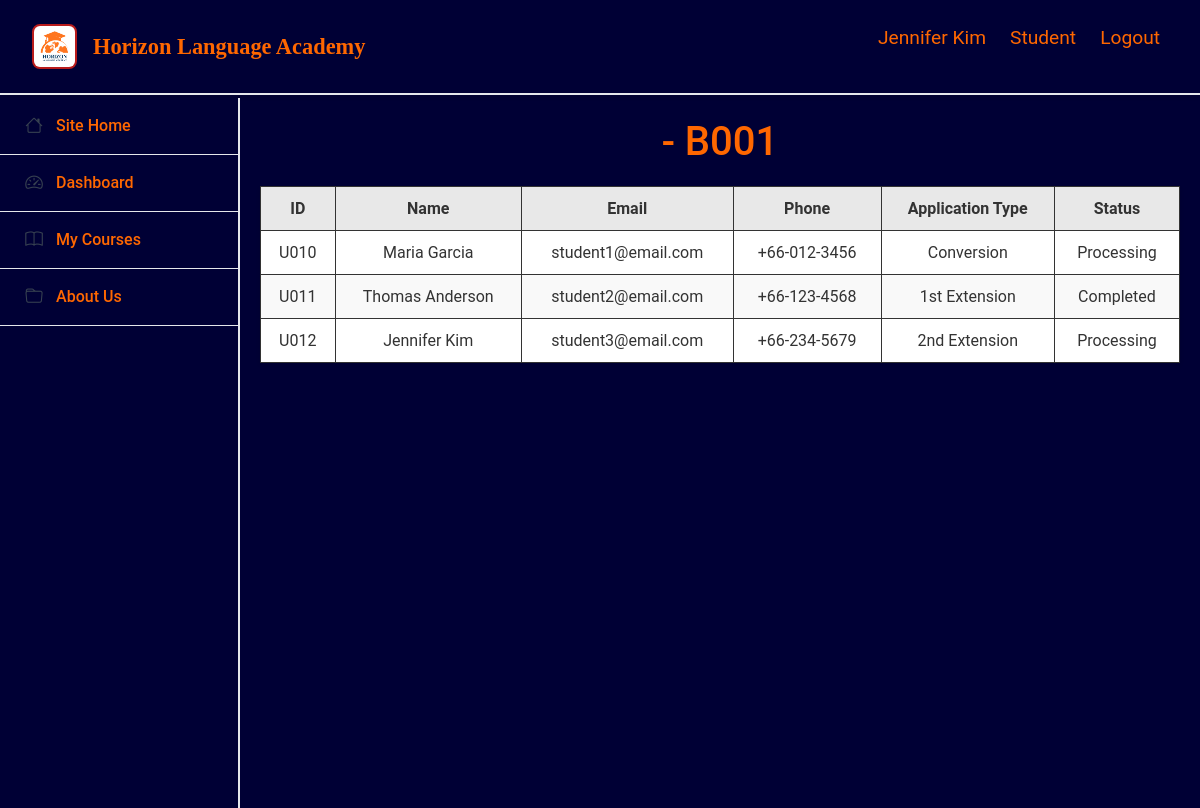
Screenshot of /admin/visastatus.php?batch=B001 (signed in) with the database file from the repository.
### tables this page shows
CREATE TABLE student (
  student_id    VARCHAR(50) PRIMARY KEY,
  batch_id      VARCHAR(50),
  FOREIGN KEY (student_id) REFERENCES users(user_id)
    ON UPDATE CASCADE ON DELETE CASCADE
);

CREATE TABLE users (
  user_id      VARCHAR(50) PRIMARY KEY,
  user_name    VARCHAR(100) NOT NULL,
  user_email   VARCHAR(100) UNIQUE,
  user_ph_no   VARCHAR(20),
  password     VARCHAR(255),
  role        ENUM('Admin','Teacher','Student','VisaSupportOfficer') NOT NULL
);

CREATE TABLE visa_application (
  visa_application_id   VARCHAR(50) PRIMARY KEY,
  visa_application_type VARCHAR(100),
  passport_number       VARCHAR(50),
  visa_start_date       DATE,
  visa_end_date         DATE,
  officer_id            VARCHAR(50),
  student_id            VARCHAR(50),
  visa_status            VARCHAR(50),
  FOREIGN KEY (student_id) REFERENCES student(student_id)
    ON UPDATE CASCADE ON DELETE SET NULL,
  FOREIGN KEY (officer_id) REFERENCES visa_support_officer(officer_id)
    ON UPDATE CASCADE ON DELETE SET NULL
);

### admin/visastatus.php (the view, shortened to what this page needs)
<?php
$course = $_GET['course'];
$batch = $_GET['batch'];
$pdo = db();
$sql = "
SELECT
    s.student_id,
    u.user_name AS student_name,
    u.user_email AS student_email,
    u.user_ph_no AS student_ph_no,
    v.visa_application_type,
    v.visa_status
FROM student AS s
INNER JOIN users AS u
    ON s.student_id = u.user_id
INNER JOIN visa_application AS v
    ON s.student_id = v.student_id
WHERE s.batch_id = '$batch'
;
";
$stmt = $pdo->prepare($sql);
$stmt->execute();
$students = $stmt->fetchAll(PDO::FETCH_ASSOC);
?>
<!DOCTYPE html>
<html lang="en">
<head>
    <link href="https://cdn.jsdelivr.net/npm/bootstrap@5.3.7/dist/css/bootstrap.min.css" rel="stylesheet">
    <link rel="stylesheet" href="https://cdn.jsdelivr.net/npm/bootstrap-icons@1.13.1/font/bootstrap-icons.min.css">
    <link rel="stylesheet" href="static/style.css">
</head>
<body>
    <?php include 'header.php'; ?>
    <div class="row g-0">
        <?php include 'sidebar.php'; ?>
         <div class="col-lg-10 col-md-9 col-8 main-content">
            <h1><?php echo $course?> - <?php echo $batch ?></h1>
            <table>
                <thead>
                    <tr>
                        <th>ID</th>
                        <th>Name</th>
                        <th>Email</th>
                        <th>Phone</th>
                        <th>Application Type</th>
                        <th>Status</th>
                    </tr>
                </thead>
                <tbody>
                    <?php foreach ($students as $student): ?>
                        <tr>
                            <td class="id-col"><?php echo $student['student_id'] ?></td>
                            <td class="name-col"><?php echo $student['student_name'] ?></td>
                            <td class="email-col"><?php echo $student['student_email'] ?></td>
                            <td class="phone-col"><?php echo $student['student_ph_no'] ?></td>
                            <td class="application-col"><?php echo $student['visa_application_type'] ?></td>
                            <td class="status-col"><?php echo $student['visa_status'] ?></td>
                        </tr>
                    <?php endforeach; ?>
                </tbody>
            </table>
        </div>
    </div>
</body>
</html>

### static/style.css (style rules this page uses)
:root { --primary-red: #dc2626; --dark-gray: #374151; --light-gray: #6B7280; --border-gray: #e5e7eb; --blue-accent: #3b82f6; --navy-blue: #000035; --light-orange: #ff6700; }
body { align-items: center; background-color: var(--navy-blue); color: #333; font-family: -apple-system, Arial, BlinkMacSystemFont, Geneva, 'Helvetica Neue'; font-family: Roboto, sans-serif, 'Segoe UI', Tahoma, Verdana; justify-content: center; margin: 0; padding-top: 90px; }
h1 { text-align: center; color: var(--light-orange); }
table { width: 100%; border-collapse: collapse; background-color: white; box-shadow: 0 2px 4px rgba(0, 0, 0, 0.1); margin: 20px auto; }
th, td { border: 1px solid #333; padding: 12px; text-align: center; }
th { background-color: #e8e8e8; font-weight: bold; }
tr:nth-child(even) { background-color: #f9f9f9; }
.main-content { background-color: var(--navy-blue); margin-left: 240px; margin-top: 1vh; width: calc(100% - 240px); padding: 20px; min-height: calc(100vh - 90px); }

### rows the page displays
student: student_id "U010", student_id.user_name "Maria Garcia", student_id.user_email "student1@email.com", student_id.user_ph_no "+66-012-3456", visa_application.visa_application_type "Conversion", visa_application.visa_status "Processing"
student: student_id "U011", student_id.user_name "Thomas Anderson", student_id.user_email "student2@email.com", student_id.user_ph_no "+66-123-4568", visa_application.visa_application_type "1st Extension", visa_application.visa_status "Completed"
student: student_id "U012", student_id.user_name "Jennifer Kim", student_id.user_email "student3@email.com", student_id.user_ph_no "+66-234-5679", visa_application.visa_application_type "2nd Extension", visa_application.visa_status "Processing"

### other values shown
$_SESSION['user_name'] "Jennifer Kim"
$_SESSION['role'] "Student"
$batch "B001"
